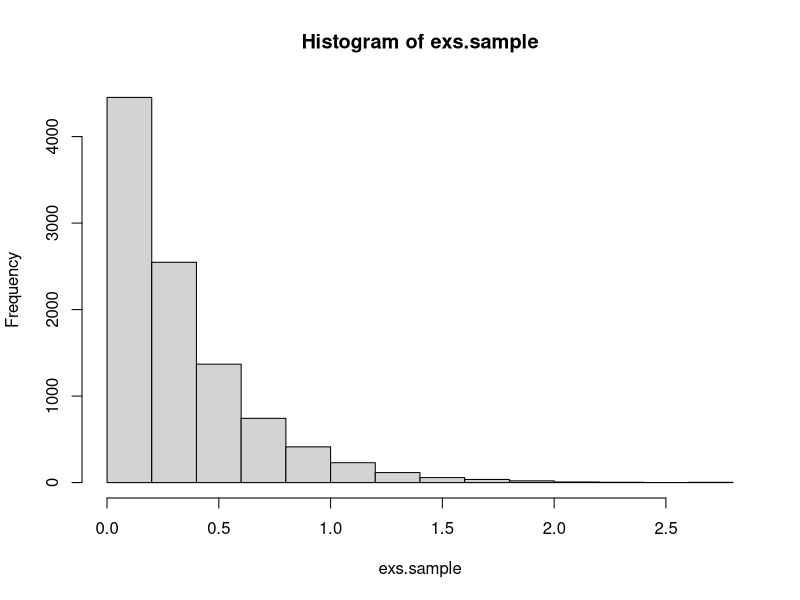
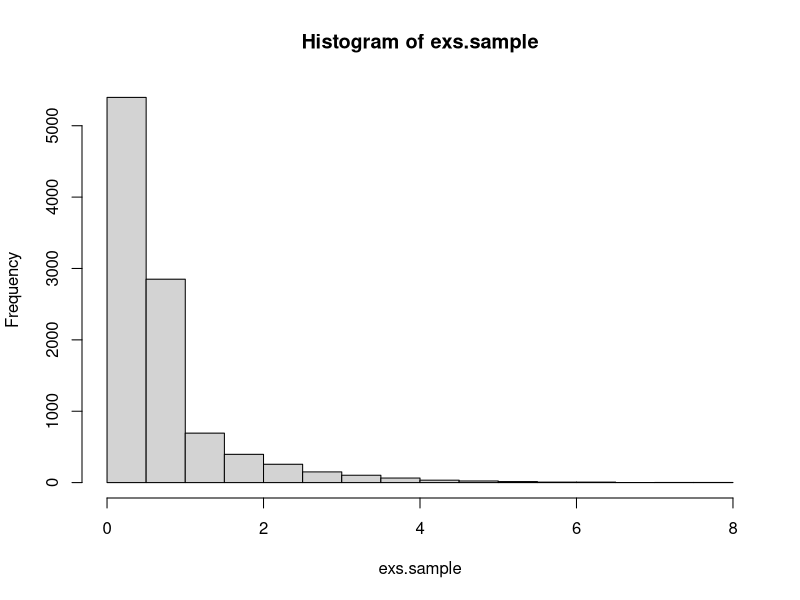
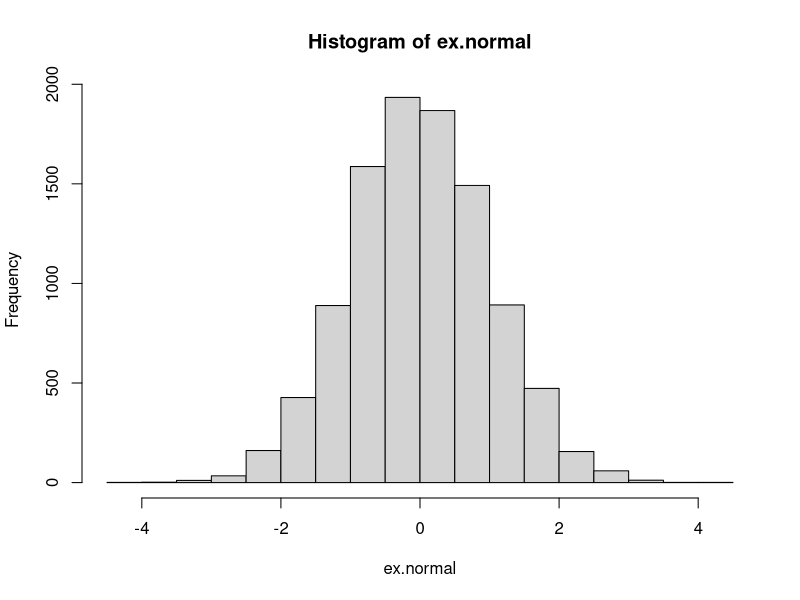
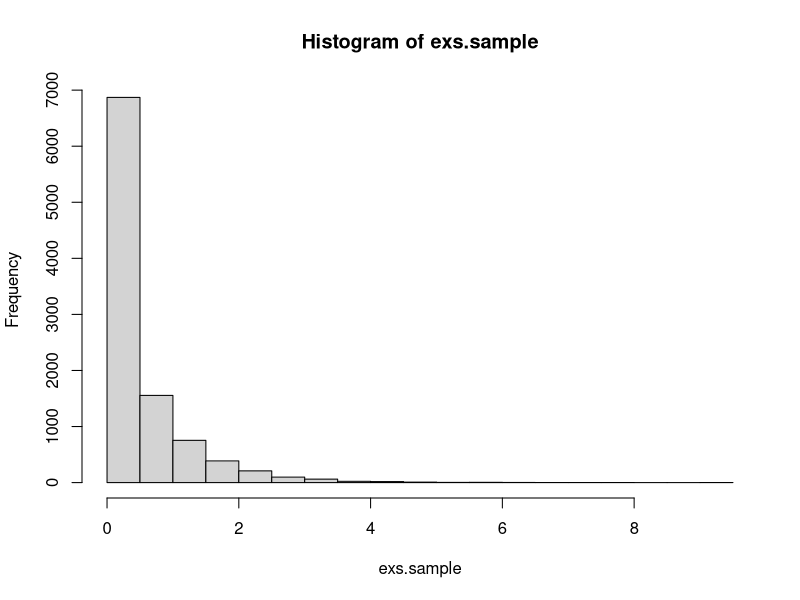
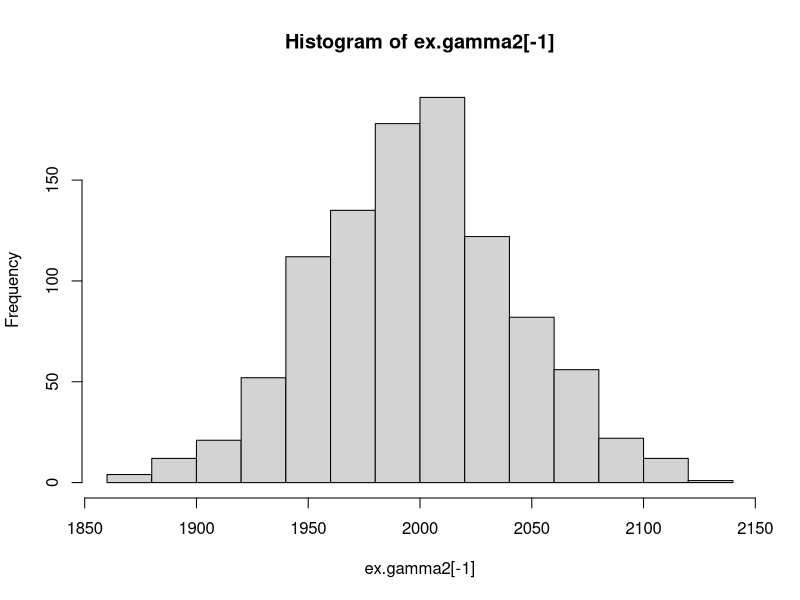
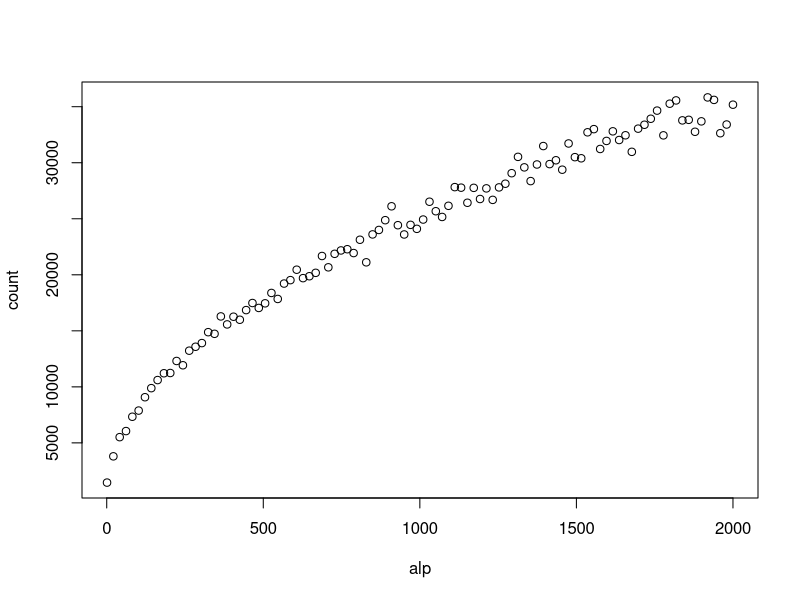
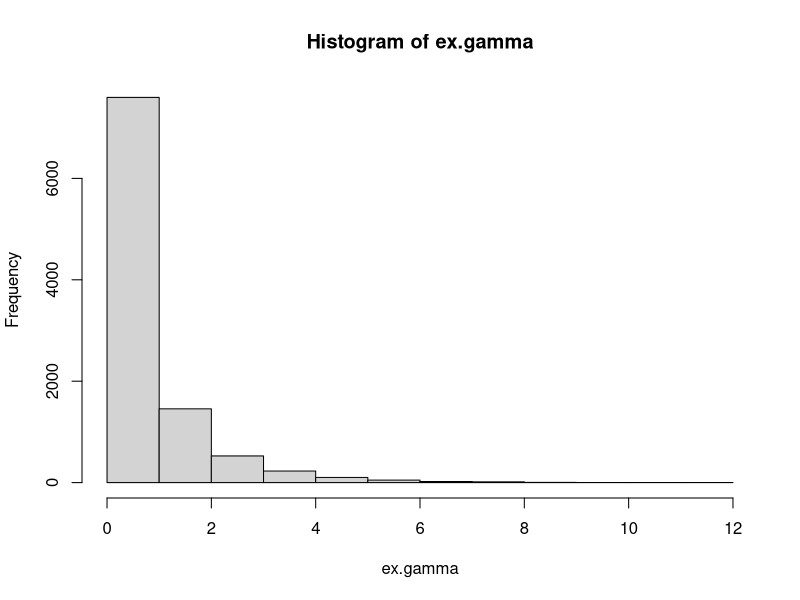
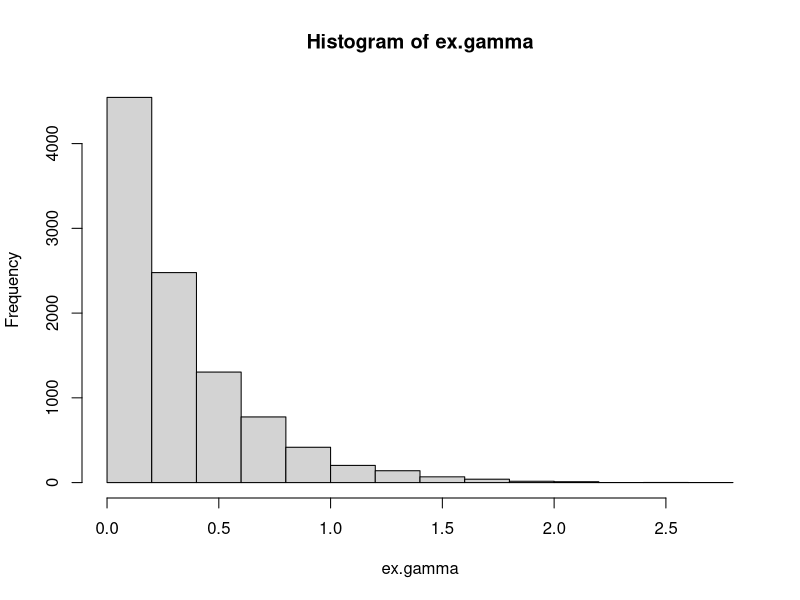

Write the R code that produced these figures, in order.
## ---- chunk 1
knitr::opts_chunk$set(echo = TRUE)
## ---- chunk 2
#This function returns a vector of n independent samples from the exponential distribution with rate parameter lam, generated from the inverse cumulative distribution. 
random.exp <- function(n,lam){
  return(-1/lam * log(runif(n)))
}
## ---- chunk 3
#Testing function
test.function <- function(n,func,arg,amean,avar){
  exs.sample=func(n,arg)
  cat("Empirical mean:", mean(exs.sample), "Analytical mean:",amean, "\n")
  cat("Empirical variance:", var(exs.sample), "Analytical variance:",avar,"\n")
  hist(exs.sample)
}

lam <- 3
test.function(10000,random.exp,lam,1/lam,1/lam^2)

## ---- chunk 4

#Function for normalising constant in g distribution given parameter a (alpha).
c.g <- function(a){
  return (a*exp(1)/(a+exp(1)))
}

#This function returns a vector of n independent samples from the g distribution with parameter a (=alpha), generated from the inverse cumulative distribution. 
random.g <- function(n,a){
  c <- c.g(a) #Normalising constant
  u <- runif(n)
  x <- rep(0,n)
  for (i in 1:n){
    if (u[i]<c/a){
      x[i] <- (a*u[i]/c)^(1/a)
    }
    else{
      x[i] <- (-log(1/a + exp(-1) - u[i]/c))
    }
  }
  return(x)
}

## ---- chunk 5

#Testing funtion
a <- .6
c <- c.g(a)
g.mean <- c/(a+1)+2*c*exp(-1) #analytical mean
g.var <- c*(1/(a+2)+ 5*exp(-1)) - g.mean^2 #analytical variance
test.function(10000,random.g,a,g.mean,g.var)
## ---- chunk 6
#This function returns a vector of n independent samples from the standard normal distribution, generated by the Box-Müller algorithm
random.norm <- function(n){
  x1 <- runif(n)*2*pi
  x2 <- random.exp(n,.5)
  return(sqrt(x2)*cos(x1))
}

#Testing function
ex.normal=random.norm(10000)
cat("Empirical mean:", mean(ex.normal), "Analytical mean:",0.0, "\n")
cat("Empirical variance:", var(ex.normal), "Analytical variance:",1.0,"\n")
hist(ex.normal)
## ---- chunk 7
#This function returns a sample from the d-variate normal distribution with mean mu and covariance S, transformed from standard normal samples. 
random.multinorm <- function(d,mu,S){
  x <- random.norm(d)
  A <- t(chol(S)) #transpose to get lower triangular cholesky matrix
  return(mu + A%*%x)
}

#Testing function
d = 3
N = 10000
sigma <- cbind(c(3,1,0), c(1,3,1), c(0,1,3)) #if d=3
# sigma <- cbind(c(2,1),c(1,2))                  #if d=2
mu <- seq(1,d)
multinormal.sample <- matrix(NA,N,d)
for (i in 1:N){
  multinormal.sample[i,] <- random.multinorm(d, mu, sigma)
}
mu
colMeans(multinormal.sample)
sigma
var(multinormal.sample)
## ---- chunk 8
#Acceptance probability
accept_prob <- function(x,a){ 
  if (x<1)
      return (exp(-x))
    else 
      return (x^(a-1))
}
## ---- chunk 9
#This function returns a vector of n independent samples from the gamma distribution with 0<a<1, beta=1, generated by the Rejection sampling
random.gamma1 <- function(n,a){ 
  x=rep(0,n)
  for (i in 1:n){
    finish = 0
    while(finish==0){  
      # Sample from the proposal distribution, g(x) (x>=0)
      sample.x = random.g(1,a)
      # Compute the acceptance probability alpha
      alpha=accept_prob(sample.x,a)
      # Generate a helping variable U from a uniform(0,1)
      u = runif(1, 0, 1)
      # Check if we accept it
      if(u <= alpha){
        x[i]=sample.x
        finish=1
      }
    }
  }
  return (x)
}

#Testing function
alpha=0.5
test.function(10000,random.gamma1,alpha,alpha,alpha)
## ---- chunk 10
logf <- function(u,alpha){ #log of f* with u=log(x)
  return (u*(alpha-1)-exp(u))
}

sample <- function(ab){ #This function sample from the distribution of log(x), using the invers of the cumulative distribution. 
  u=log(runif(1,0,1))
  return (ab+u)
}
## ---- chunk 11
#This function returns a vector of n independent samples from the gamma distribution with a>1, beta=1, generated by the ratio of uniforms method on log-scale. 
random.gamma2 <- function(n,alpha){
  count=0 #count how many tries the algorithm needs to generate n realisations
  x=rep(0,n)
  a=(alpha-1)/2*(log(alpha-1)-1)
  b=(alpha+1)/2*(log(alpha+1)-1)
  for (i in 1:n){
    inside=FALSE
    while (inside==FALSE){
      u1=sample(a) 
      u2=sample(b)
      u=u2-u1
      test=0.5*logf(u,alpha)
      inside=test>=u1 
      count=count+1
    }
    x[i] = u
  }
  vec=c(count,exp(x)) #count + n realisations
}

#Testing function 
alpha=2000
ex.gamma2=random.gamma2(1000,alpha)
cat("Empirical mean:",mean(ex.gamma2[-1]), "Analytical mean:",alpha, "\n")
cat("Empirical variance:", var(ex.gamma2[-1]), "Analytical variance:",alpha,"\n")
hist(ex.gamma2[-1])
## ---- chunk 12
#Generate a plot with values of alpha on the x-axis and the number of tries used on the y-axis. 
plot.count <- function(nsample, n){
  count=rep(0,n)
  alp=seq(1.01,2000,length.out=n)
  for (i in 1:n){
    alpha=alp[i]
    c=random.gamma2(nsample,alpha)[1]
    count[i]=c
  }
  plot(alp,count)
}
plot.count(1000,100)
## ---- chunk 13
##This function returns a vector of n independent samples from the gamma distribution with parameters alpha and beta. 
random.gamma <- function(n, alpha, beta){
  if (alpha==1){
    x=random.exp(n,alpha) #sample from exponential distribution
  }
  else if (alpha<1){
    x=random.gamma1(n,alpha) 
  }
  else {
    x=random.gamma2(n,alpha)[-1] #ignoring the first element, which is the number of tries. 
  }
  return (x/beta) #Transform from x-Ga(alpha,1) to x/beta-Ga(alpha,beta)
}

#Testing function 
test.gamma <- function(n,alpha, beta){
  ex.gamma=random.gamma(n,alpha,beta)
  amean=alpha/beta #analytical mean
  avar=alpha/beta^2 #analytical variance
  cat("Empirical mean:", mean(ex.gamma), "Analytical mean:",amean, "\n")
  cat("Empirical variance:", var(ex.gamma), "Analytical variance:",avar,"\n")
  hist(ex.gamma)
}

test.gamma(10000,alpha=0.5,beta=0.7)
test.gamma(10000,alpha=1,beta=3) 
test.gamma(10000,alpha=4,beta=10)
## ---- chunk 14
##This function generates one realisation from Dirichlet distribution with parameter vector alpha.
random.dirichlet <- function(alpha){
  K <- length(alpha)
  z <- rep(0,K)
  for (i in 1:K)
    z[i] <- random.gamma(1,alpha[i],1) #n,shape,rate
  v <- sum(z)
  return (z/v)
}

N_dir <- 1000
alpha <- c(.1, .5, .1, .3, .8)
K <- length(alpha)
dirichlet.sample <- matrix(1,N_dir,K)
for (i in 1:N_dir){
  dirichlet.sample[i,] <- random.dirichlet(alpha)
}
## ---- chunk 15
alphasum <- sum(alpha)
#Empirical mean
colMeans(dirichlet.sample)
#Analytical mean
alpha1 <- alpha/alphasum
alpha1
#Empirical variance
diag(var(dirichlet.sample))
#Analytical variance
alpha1*(1-alpha1)/(1+alphasum)
## ---- chunk 16
f <- function(theta){ #The proportional function
  return ((2+theta)^125*(1-theta)^(18+20)*theta^34) 
}

#Find the maxima of the proportional function 
res = optimise(f, interval = c(0,1),maximum=TRUE) 
maxima=res$objective
  
logf <- function(theta){
  return (log(f(theta)))
}

cf <- function(theta){
  return (f(theta) / maxima)
}

theta_new_f <- function(theta){ #theta*new_f
  return (theta*new_f(theta))
}

new_f <- function(theta){
  return (f(theta)/as.numeric(integrate(f,0,1)[1])) 
}
## ---- chunk 17
#This algorithm simulate from f(theta|y) using a uniform density as the proposal density, rejection sampling.
random.multinomial <- function(n){
  x.out <- rep(NA,n)
  rejections <- 0
  for (i in 1:n){
    finished <- FALSE
    c <- maxima #res$objective  #f(15/394+sqrt(53809)/394)
    while(!finished){
      x <- runif(1) #sample from the proposal distribution, U(0,1)
      alpha <- f(x) / c #compute the acceptance probability alpha
      u <- runif(1) #generate a helping variable U from a uniform(0,1)
      if (u <= alpha){ #Check if we accept it 
        finished <- TRUE
      }
      else{
        rejections = rejections + 1 #count the rejections
      }
    }
    x.out[i] <- x #appending the values that get accepted (u<=alpha)
  }
  cat(rejections,"rejections out of",(n+rejections),"trials.(",(rejections)/(n+rejections)*100, "% )\n")
  return (x.out)
}
## ---- chunk 18
test <- random.multinomial(10000)
cat("Estimated posterior mean:", mean(test), "\n")
hist(test, prob=TRUE)
xlin <- seq(0,1,.01)
lines(new_f(xlin))
curve(new_f,0,1)
## ---- chunk 19
expected_mean=integrate(theta_new_f,0,1) 
cat("Expected posterior mean:", expected_mean$value, "\n")
## ---- chunk 20
importance_sampling <- function(n){ 
  theta <- random.multinomial(n) #samples from f(theta|y) with the rejection sampling
  w=(1-theta)^4 #importance weight
  mu <- sum(theta*w)/sum(w) #self-normalizing 
  return(mu)
}

test2 <- importance_sampling(10000)
test2
